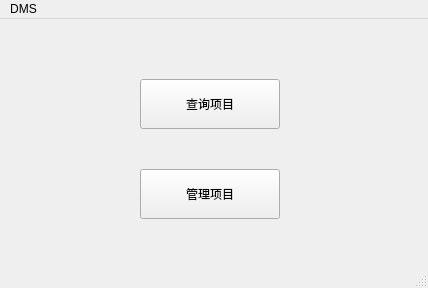
<?xml version="1.0" encoding="UTF-8"?>
<ui version="4.0">
 <class>MainWindow</class>
 <widget class="QMainWindow" name="MainWindow">
  <property name="geometry">
   <rect>
    <x>0</x>
    <y>0</y>
    <width>428</width>
    <height>288</height>
   </rect>
  </property>
  <property name="windowTitle">
   <string>欢迎</string>
  </property>
  <widget class="QWidget" name="centralwidget">
   <widget class="QPushButton" name="searchButton">
    <property name="geometry">
     <rect>
      <x>140</x>
      <y>60</y>
      <width>140</width>
      <height>50</height>
     </rect>
    </property>
    <property name="text">
     <string>查询项目</string>
    </property>
   </widget>
   <widget class="QPushButton" name="manageButton">
    <property name="geometry">
     <rect>
      <x>140</x>
      <y>150</y>
      <width>140</width>
      <height>50</height>
     </rect>
    </property>
    <property name="text">
     <string>管理项目</string>
    </property>
   </widget>
  </widget>
  <widget class="QMenuBar" name="menubar">
   <property name="geometry">
    <rect>
     <x>0</x>
     <y>0</y>
     <width>428</width>
     <height>24</height>
    </rect>
   </property>
   <widget class="QMenu" name="menuDMS">
    <property name="title">
     <string>DMS</string>
    </property>
    <addaction name="action_DMS"/>
    <addaction name="separator"/>
    <addaction name="action_2"/>
    <addaction name="separator"/>
    <addaction name="action_4"/>
   </widget>
   <addaction name="menuDMS"/>
  </widget>
  <widget class="QStatusBar" name="statusbar"/>
  <action name="action_DMS">
   <property name="text">
    <string>关于DMS</string>
   </property>
  </action>
  <action name="action_2">
   <property name="text">
    <string>设置</string>
   </property>
  </action>
  <action name="action_4">
   <property name="text">
    <string>退出</string>
   </property>
  </action>
  <action name="actionAuthor">
   <property name="text">
    <string>Author</string>
   </property>
  </action>
 </widget>
 <resources/>
 <connections>
  <connection>
   <sender>action_4</sender>
   <signal>triggered()</signal>
   <receiver>MainWindow</receiver>
   <slot>close()</slot>
   <hints>
    <hint type="sourcelabel">
     <x>-1</x>
     <y>-1</y>
    </hint>
    <hint type="destinationlabel">
     <x>399</x>
     <y>299</y>
    </hint>
   </hints>
  </connection>
 </connections>
</ui>
